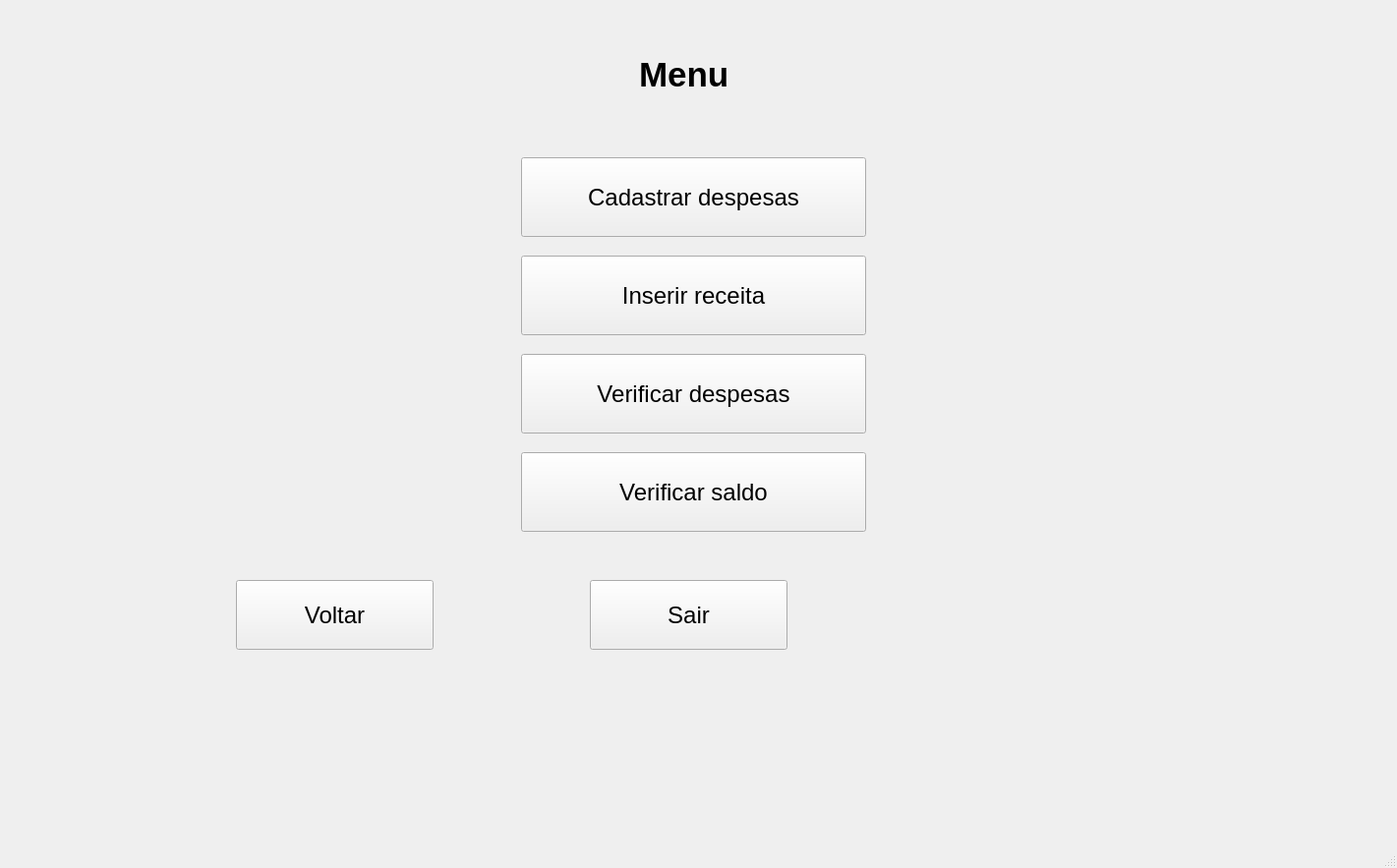
<?xml version="1.0" encoding="UTF-8"?>
<ui version="4.0">
 <class>TelaMenu</class>
 <widget class="QMainWindow" name="TelaMenu">
  <property name="geometry">
   <rect>
    <x>0</x>
    <y>0</y>
    <width>1421</width>
    <height>883</height>
   </rect>
  </property>
  <property name="windowTitle">
   <string>MainWindow</string>
  </property>
  <widget class="QWidget" name="centralwidget">
   <widget class="QPushButton" name="btnCadastrarDesp">
    <property name="geometry">
     <rect>
      <x>530</x>
      <y>160</y>
      <width>351</width>
      <height>81</height>
     </rect>
    </property>
    <property name="font">
     <font>
      <pointsize>18</pointsize>
     </font>
    </property>
    <property name="text">
     <string>Cadastrar despesas</string>
    </property>
   </widget>
   <widget class="QPushButton" name="btnVerificarMes">
    <property name="geometry">
     <rect>
      <x>530</x>
      <y>360</y>
      <width>351</width>
      <height>81</height>
     </rect>
    </property>
    <property name="font">
     <font>
      <pointsize>18</pointsize>
     </font>
    </property>
    <property name="text">
     <string>Verificar despesas</string>
    </property>
   </widget>
   <widget class="QPushButton" name="btnVerificarSaldo">
    <property name="geometry">
     <rect>
      <x>530</x>
      <y>460</y>
      <width>351</width>
      <height>81</height>
     </rect>
    </property>
    <property name="font">
     <font>
      <pointsize>18</pointsize>
     </font>
    </property>
    <property name="text">
     <string>Verificar saldo</string>
    </property>
   </widget>
   <widget class="QLabel" name="labelCadastro">
    <property name="geometry">
     <rect>
      <x>650</x>
      <y>50</y>
      <width>121</width>
      <height>51</height>
     </rect>
    </property>
    <property name="font">
     <font>
      <pointsize>26</pointsize>
      <weight>75</weight>
      <bold>true</bold>
     </font>
    </property>
    <property name="text">
     <string>Menu</string>
    </property>
   </widget>
   <widget class="QPushButton" name="btnSair">
    <property name="geometry">
     <rect>
      <x>600</x>
      <y>590</y>
      <width>201</width>
      <height>71</height>
     </rect>
    </property>
    <property name="font">
     <font>
      <pointsize>18</pointsize>
     </font>
    </property>
    <property name="text">
     <string>Sair</string>
    </property>
   </widget>
   <widget class="QPushButton" name="btnVoltar">
    <property name="geometry">
     <rect>
      <x>240</x>
      <y>590</y>
      <width>201</width>
      <height>71</height>
     </rect>
    </property>
    <property name="font">
     <font>
      <pointsize>18</pointsize>
     </font>
    </property>
    <property name="text">
     <string>Voltar</string>
    </property>
   </widget>
   <widget class="QPushButton" name="btnInserirReceita">
    <property name="geometry">
     <rect>
      <x>530</x>
      <y>260</y>
      <width>351</width>
      <height>81</height>
     </rect>
    </property>
    <property name="font">
     <font>
      <pointsize>18</pointsize>
     </font>
    </property>
    <property name="text">
     <string>Inserir receita</string>
    </property>
   </widget>
  </widget>
  <widget class="QMenuBar" name="menubar">
   <property name="geometry">
    <rect>
     <x>0</x>
     <y>0</y>
     <width>1421</width>
     <height>22</height>
    </rect>
   </property>
  </widget>
  <widget class="QStatusBar" name="statusbar"/>
 </widget>
 <resources/>
 <connections/>
</ui>
